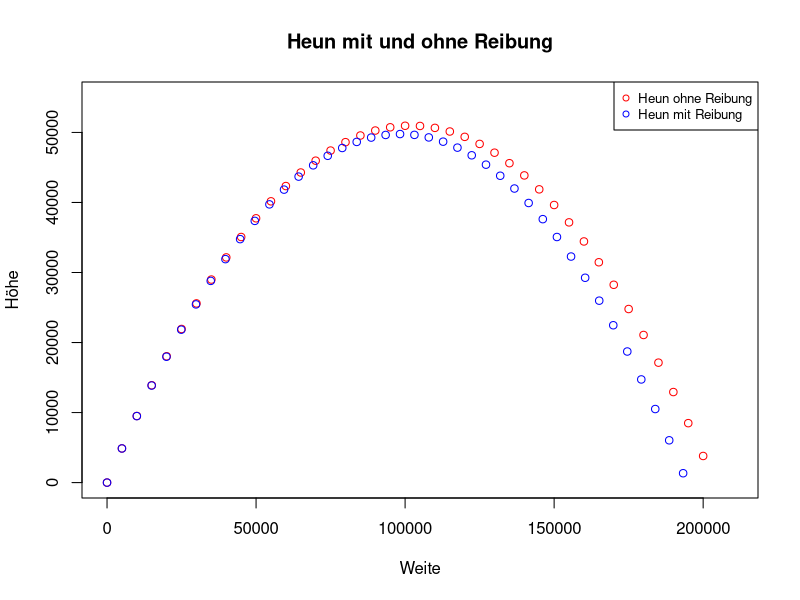

The R source for this figure:
heunUndStokes <- read.table("../TextOutputs/heunUndStokes.txt",
                   header = TRUE,
                   sep = ",",
                   dec = ".")
nurHeun <- read.table("../TextOutputs/nurHeun.txt",
                    header = TRUE,
                    sep = ",",
                    dec = ".")

plot(x = 1,                 
     xlab = "Weite", 
     ylab = "Höhe",
     xlim = c(0, 210000), 
     ylim = c(0, 55000),
     main = "Heun mit und ohne Reibung",
     type = "n")
legend("topright", 
       legend=c("Heun ohne Reibung", "Heun mit Reibung"), 
       col=c("red", "blue"), pch=c(1,1), cex=0.8)
points(nurHeun$Ort_x, nurHeun$Ort_y, col="red")
points(heunUndStokes$Ort_x, heunUndStokes$Ort_y, col="blue")
